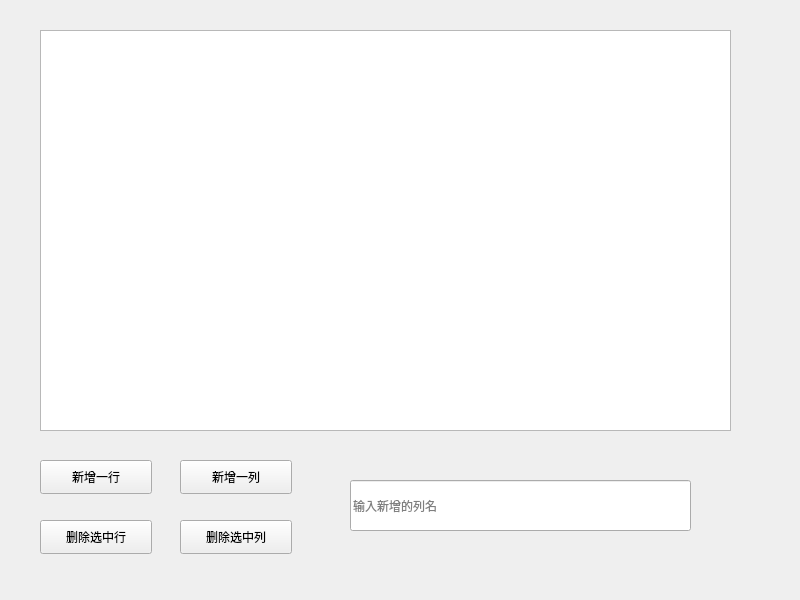
<?xml version="1.0" encoding="UTF-8"?>
<ui version="4.0">
 <class>Widget</class>
 <widget class="QWidget" name="Widget">
  <property name="geometry">
   <rect>
    <x>0</x>
    <y>0</y>
    <width>800</width>
    <height>600</height>
   </rect>
  </property>
  <property name="windowTitle">
   <string>Widget</string>
  </property>
  <widget class="QTableWidget" name="tableWidget">
   <property name="geometry">
    <rect>
     <x>40</x>
     <y>30</y>
     <width>691</width>
     <height>401</height>
    </rect>
   </property>
  </widget>
  <widget class="QPushButton" name="pushButton">
   <property name="geometry">
    <rect>
     <x>40</x>
     <y>460</y>
     <width>112</width>
     <height>34</height>
    </rect>
   </property>
   <property name="text">
    <string>新增一行</string>
   </property>
  </widget>
  <widget class="QPushButton" name="pushButton_2">
   <property name="geometry">
    <rect>
     <x>40</x>
     <y>520</y>
     <width>112</width>
     <height>34</height>
    </rect>
   </property>
   <property name="text">
    <string>删除选中行</string>
   </property>
  </widget>
  <widget class="QPushButton" name="pushButton_3">
   <property name="geometry">
    <rect>
     <x>180</x>
     <y>460</y>
     <width>112</width>
     <height>34</height>
    </rect>
   </property>
   <property name="text">
    <string>新增一列</string>
   </property>
  </widget>
  <widget class="QPushButton" name="pushButton_4">
   <property name="geometry">
    <rect>
     <x>180</x>
     <y>520</y>
     <width>112</width>
     <height>34</height>
    </rect>
   </property>
   <property name="text">
    <string>删除选中列</string>
   </property>
  </widget>
  <widget class="QLineEdit" name="lineEdit">
   <property name="geometry">
    <rect>
     <x>350</x>
     <y>480</y>
     <width>341</width>
     <height>51</height>
    </rect>
   </property>
   <property name="placeholderText">
    <string>输入新增的列名</string>
   </property>
  </widget>
 </widget>
 <resources/>
 <connections/>
</ui>
